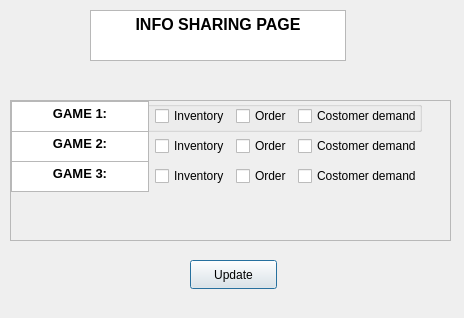
<?xml version="1.0" encoding="UTF-8"?>
<ui version="4.0">
 <class>info_sharing</class>
 <widget class="QDialog" name="info_sharing">
  <property name="geometry">
   <rect>
    <x>0</x>
    <y>0</y>
    <width>464</width>
    <height>318</height>
   </rect>
  </property>
  <property name="windowTitle">
   <string>Dialog</string>
  </property>
  <widget class="QTextBrowser" name="textBrowser">
   <property name="geometry">
    <rect>
     <x>90</x>
     <y>10</y>
     <width>256</width>
     <height>51</height>
    </rect>
   </property>
   <property name="html">
    <string>&lt;!DOCTYPE HTML PUBLIC &quot;-//W3C//DTD HTML 4.0//EN&quot; &quot;http://www.w3.org/TR/REC-html40/strict.dtd&quot;&gt;
&lt;html&gt;&lt;head&gt;&lt;meta name=&quot;qrichtext&quot; content=&quot;1&quot; /&gt;&lt;style type=&quot;text/css&quot;&gt;
p, li { white-space: pre-wrap; }
&lt;/style&gt;&lt;/head&gt;&lt;body style=&quot; font-family:'Noto Sans'; font-size:9pt; font-weight:400; font-style:normal;&quot;&gt;
&lt;p align=&quot;center&quot; style=&quot; margin-top:0px; margin-bottom:0px; margin-left:0px; margin-right:0px; -qt-block-indent:0; text-indent:0px;&quot;&gt;&lt;span style=&quot; font-size:12pt; font-weight:600;&quot;&gt;INFO SHARING PAGE&lt;/span&gt;&lt;/p&gt;&lt;/body&gt;&lt;/html&gt;</string>
   </property>
  </widget>
  <widget class="QScrollArea" name="scrollArea">
   <property name="geometry">
    <rect>
     <x>10</x>
     <y>100</y>
     <width>441</width>
     <height>141</height>
    </rect>
   </property>
   <property name="widgetResizable">
    <bool>true</bool>
   </property>
   <widget class="QWidget" name="scrollAreaWidgetContents">
    <property name="geometry">
     <rect>
      <x>0</x>
      <y>0</y>
      <width>439</width>
      <height>139</height>
     </rect>
    </property>
    <widget class="QGroupBox" name="groupBox">
     <property name="geometry">
      <rect>
       <x>0</x>
       <y>0</y>
       <width>411</width>
       <height>31</height>
      </rect>
     </property>
     <property name="title">
      <string/>
     </property>
     <widget class="QWidget" name="">
      <property name="geometry">
       <rect>
        <x>0</x>
        <y>0</y>
        <width>411</width>
        <height>31</height>
       </rect>
      </property>
      <layout class="QHBoxLayout" name="horizontalLayout">
       <item>
        <widget class="QTextBrowser" name="textBrowser_2">
         <property name="html">
          <string>&lt;!DOCTYPE HTML PUBLIC &quot;-//W3C//DTD HTML 4.0//EN&quot; &quot;http://www.w3.org/TR/REC-html40/strict.dtd&quot;&gt;
&lt;html&gt;&lt;head&gt;&lt;meta name=&quot;qrichtext&quot; content=&quot;1&quot; /&gt;&lt;style type=&quot;text/css&quot;&gt;
p, li { white-space: pre-wrap; }
&lt;/style&gt;&lt;/head&gt;&lt;body style=&quot; font-family:'Noto Sans'; font-size:9pt; font-weight:400; font-style:normal;&quot;&gt;
&lt;p align=&quot;center&quot; style=&quot; margin-top:0px; margin-bottom:0px; margin-left:0px; margin-right:0px; -qt-block-indent:0; text-indent:0px;&quot;&gt;&lt;span style=&quot; font-size:10pt; font-weight:600;&quot;&gt;GAME 1:&lt;/span&gt;&lt;/p&gt;&lt;/body&gt;&lt;/html&gt;</string>
         </property>
        </widget>
       </item>
       <item>
        <widget class="QCheckBox" name="checkBox">
         <property name="text">
          <string>Inventory</string>
         </property>
        </widget>
       </item>
       <item>
        <widget class="QCheckBox" name="checkBox_2">
         <property name="text">
          <string>Order</string>
         </property>
        </widget>
       </item>
       <item>
        <widget class="QCheckBox" name="checkBox_3">
         <property name="text">
          <string>Costomer demand</string>
         </property>
        </widget>
       </item>
      </layout>
     </widget>
    </widget>
    <widget class="QWidget" name="layoutWidget_2">
     <property name="geometry">
      <rect>
       <x>0</x>
       <y>30</y>
       <width>411</width>
       <height>31</height>
      </rect>
     </property>
     <layout class="QHBoxLayout" name="horizontalLayout_3">
      <item>
       <widget class="QTextBrowser" name="textBrowser_4">
        <property name="html">
         <string>&lt;!DOCTYPE HTML PUBLIC &quot;-//W3C//DTD HTML 4.0//EN&quot; &quot;http://www.w3.org/TR/REC-html40/strict.dtd&quot;&gt;
&lt;html&gt;&lt;head&gt;&lt;meta name=&quot;qrichtext&quot; content=&quot;1&quot; /&gt;&lt;style type=&quot;text/css&quot;&gt;
p, li { white-space: pre-wrap; }
&lt;/style&gt;&lt;/head&gt;&lt;body style=&quot; font-family:'Noto Sans'; font-size:9pt; font-weight:400; font-style:normal;&quot;&gt;
&lt;p align=&quot;center&quot; style=&quot; margin-top:0px; margin-bottom:0px; margin-left:0px; margin-right:0px; -qt-block-indent:0; text-indent:0px;&quot;&gt;&lt;span style=&quot; font-size:10pt; font-weight:600;&quot;&gt;GAME 2:&lt;/span&gt;&lt;/p&gt;&lt;/body&gt;&lt;/html&gt;</string>
        </property>
       </widget>
      </item>
      <item>
       <widget class="QCheckBox" name="checkBox_7">
        <property name="text">
         <string>Inventory</string>
        </property>
       </widget>
      </item>
      <item>
       <widget class="QCheckBox" name="checkBox_8">
        <property name="text">
         <string>Order</string>
        </property>
       </widget>
      </item>
      <item>
       <widget class="QCheckBox" name="checkBox_9">
        <property name="text">
         <string>Costomer demand</string>
        </property>
       </widget>
      </item>
     </layout>
    </widget>
    <widget class="QWidget" name="layoutWidget_3">
     <property name="geometry">
      <rect>
       <x>0</x>
       <y>60</y>
       <width>411</width>
       <height>31</height>
      </rect>
     </property>
     <layout class="QHBoxLayout" name="horizontalLayout_4">
      <item>
       <widget class="QTextBrowser" name="textBrowser_5">
        <property name="html">
         <string>&lt;!DOCTYPE HTML PUBLIC &quot;-//W3C//DTD HTML 4.0//EN&quot; &quot;http://www.w3.org/TR/REC-html40/strict.dtd&quot;&gt;
&lt;html&gt;&lt;head&gt;&lt;meta name=&quot;qrichtext&quot; content=&quot;1&quot; /&gt;&lt;style type=&quot;text/css&quot;&gt;
p, li { white-space: pre-wrap; }
&lt;/style&gt;&lt;/head&gt;&lt;body style=&quot; font-family:'Noto Sans'; font-size:9pt; font-weight:400; font-style:normal;&quot;&gt;
&lt;p align=&quot;center&quot; style=&quot; margin-top:0px; margin-bottom:0px; margin-left:0px; margin-right:0px; -qt-block-indent:0; text-indent:0px;&quot;&gt;&lt;span style=&quot; font-size:10pt; font-weight:600;&quot;&gt;GAME 3:&lt;/span&gt;&lt;/p&gt;&lt;/body&gt;&lt;/html&gt;</string>
        </property>
       </widget>
      </item>
      <item>
       <widget class="QCheckBox" name="checkBox_10">
        <property name="text">
         <string>Inventory</string>
        </property>
       </widget>
      </item>
      <item>
       <widget class="QCheckBox" name="checkBox_11">
        <property name="text">
         <string>Order</string>
        </property>
       </widget>
      </item>
      <item>
       <widget class="QCheckBox" name="checkBox_12">
        <property name="text">
         <string>Costomer demand</string>
        </property>
       </widget>
      </item>
     </layout>
    </widget>
   </widget>
  </widget>
  <widget class="QPushButton" name="pushButton">
   <property name="geometry">
    <rect>
     <x>190</x>
     <y>260</y>
     <width>87</width>
     <height>29</height>
    </rect>
   </property>
   <property name="text">
    <string>Update</string>
   </property>
  </widget>
 </widget>
 <resources/>
 <connections/>
</ui>
